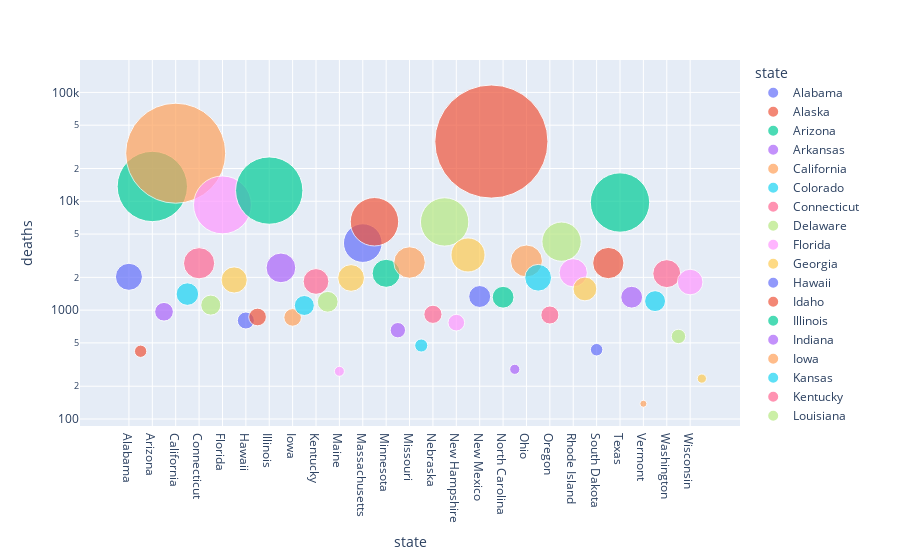

The code cell stored with this chart in its notebook:
### Code cell
px.scatter(perstate21, x='state', y='deaths', 
           hover_data=['cases'],
           color='state', size='deaths', size_max=80, log_y=True)

### Figure 1 — Plotly figure (JSON) as saved in the notebook; plotly's stock layout.template omitted (floating-point values rounded to 4 significant figures)
{"data": [{"customdata": [[126583]], "hovertemplate": "state=%{x}<br>deaths=%{marker.size}<br>cases=%{customdata[0]}<extra></extra>", "legendgroup": "Alabama", "marker": {"color": "#636efa", "size": [2024], "sizemode": "area", "sizeref": 5.528, "symbol": "circle"}, "mode": "markers", "name": "Alabama", "orientation": "v", "showlegend": true, "type": "scatter", "x": ["Alabama"], "xaxis": "x", "y": [2024], "yaxis": "y"}, {"customdata": [[63352]], "hovertemplate": "state=%{x}<br>deaths=%{marker.size}<br>cases=%{customdata[0]}<extra></extra>", "legendgroup": "Alaska", "marker": {"color": "#EF553B", "size": [419], "sizemode": "area", "sizeref": 5.528, "symbol": "circle"}, "mode": "markers", "name": "Alaska", "orientation": "v", "showlegend": true, "type": "scatter", "x": ["Alaska"], "xaxis": "x", "y": [419], "yaxis": "y"}, {"customdata": [[870996]], "hovertemplate": "state=%{x}<br>deaths=%{marker.size}<br>cases=%{customdata[0]}<extra></extra>", "legendgroup": "Arizona", "marker": {"color": "#00cc96", "size": [13675], "sizemode": "area", "sizeref": 5.528, "symbol": "circle"}, "mode": "markers", "name": "Arizona", "orientation": "v", "showlegend": true, "type": "scatter", "x": ["Arizona"], "xaxis": "x", "y": [13675], "yaxis": "y"}, {"customdata": [[65856]], "hovertemplate": "state=%{x}<br>deaths=%{marker.size}<br>cases=%{customdata[0]}<extra></extra>", "legendgroup": "Arkansas", "marker": {"color": "#ab63fa", "size": [966], "sizemode": "area", "sizeref": 5.528, "symbol": "circle"}, "mode": "markers", "name": "Arkansas", "orientation": "v", "showlegend": true, "type": "scatter", "x": ["Arkansas"], "xaxis": "x", "y": [966], "yaxis": "y"}, {"customdata": [[1697286]], "hovertemplate": "state=%{x}<br>deaths=%{marker.size}<br>cases=%{customdata[0]}<extra></extra>", "legendgroup": "California", "marker": {"color": "#FFA15A", "size": [27637], "sizemode": "area", "sizeref": 5.528, "symbol": "circle"}, "mode": "markers", "name": "California", "orientation": "v", "showlegend": true, "type": "scatter", "x": ["California"], "xaxis": "x", "y": [27637], "yaxis": "y"}, {"customdata": [[125644]], "hovertemplate": "state=%{x}<br>deaths=%{marker.size}<br>cases=%{customdata[0]}<extra></extra>", "legendgroup": "Colorado", "marker": {"color": "#19d3f3", "size": [1404], "sizemode": "area", "sizeref": 5.528, "symbol": "circle"}, "mode": "markers", "name": "Colorado", "orientation": "v", "showlegend": true, "type": "scatter", "x": ["Colorado"], "xaxis": "x", "y": [1404], "yaxis": "y"}, {"customdata": [[140261]], "hovertemplate": "state=%{x}<br>deaths=%{marker.size}<br>cases=%{customdata[0]}<extra></extra>", "legendgroup": "Connecticut", "marker": {"color": "#FF6692", "size": [2696], "sizemode": "area", "sizeref": 5.528, "symbol": "circle"}, "mode": "markers", "name": "Connecticut", "orientation": "v", "showlegend": true, "type": "scatter", "x": ["Connecticut"], "xaxis": "x", "y": [2696], "yaxis": "y"}, {"customdata": [[101913]], "hovertemplate": "state=%{x}<br>deaths=%{marker.size}<br>cases=%{customdata[0]}<extra></extra>", "legendgroup": "Delaware", "marker": {"color": "#B6E880", "size": [1112], "sizemode": "area", "sizeref": 5.528, "symbol": "circle"}, "mode": "markers", "name": "Delaware", "orientation": "v", "showlegend": true, "type": "scatter", "x": ["Delaware"], "xaxis": "x", "y": [1112], "yaxis": "y"}, {"customdata": [[847746]], "hovertemplate": "state=%{x}<br>deaths=%{marker.size}<br>cases=%{customdata[0]}<extra></extra>", "legendgroup": "Florida", "marker": {"color": "#FF97FF", "size": [9260], "sizemode": "area", "sizeref": 5.528, "symbol": "circle"}, "mode": "markers", "name": "Florida", "orientation": "v", "showlegend": true, "type": "scatter", "x": ["Florida"], "xaxis": "x", "y": [9260], "yaxis": "y"}, {"customdata": [[161533]], "hovertemplate": "state=%{x}<br>deaths=%{marker.size}<br>cases=%{customdata[0]}<extra></extra>", "legendgroup": "Georgia", "marker": {"color": "#FECB52", "size": [1893], "sizemode": "area", "sizeref": 5.528, "symbol": "circle"}, "mode": "markers", "name": "Georgia", "orientation": "v", "showlegend": true, "type": "scatter", "x": ["Georgia"], "xaxis": "x", "y": [1893], "yaxis": "y"}, {"customdata": [[80084]], "hovertemplate": "state=%{x}<br>deaths=%{marker.size}<br>cases=%{customdata[0]}<extra></extra>", "legendgroup": "Hawaii", "marker": {"color": "#636efa", "size": [803], "sizemode": "area", "sizeref": 5.528, "symbol": "circle"}, "mode": "markers", "name": "Hawaii", "orientation": "v", "showlegend": true, "type": "scatter", "x": ["Hawaii"], "xaxis": "x", "y": [803], "yaxis": "y"}, {"customdata": [[89225]], "hovertemplate": "state=%{x}<br>deaths=%{marker.size}<br>cases=%{customdata[0]}<extra></extra>", "legendgroup": "Idaho", "marker": {"color": "#EF553B", "size": [865], "sizemode": "area", "sizeref": 5.528, "symbol": "circle"}, "mode": "markers", "name": "Idaho", "orientation": "v", "showlegend": true, "type": "scatter", "x": ["Idaho"], "xaxis": "x", "y": [865], "yaxis": "y"}, {"customdata": [[821472]], "hovertemplate": "state=%{x}<br>deaths=%{marker.size}<br>cases=%{customdata[0]}<extra></extra>", "legendgroup": "Illinois", "marker": {"color": "#00cc96", "size": [12541], "sizemode": "area", "sizeref": 5.528, "symbol": "circle"}, "mode": "markers", "name": "Illinois", "orientation": "v", "showlegend": true, "type": "scatter", "x": ["Illinois"], "xaxis": "x", "y": [12541], "yaxis": "y"}, {"customdata": [[163539]], "hovertemplate": "state=%{x}<br>deaths=%{marker.size}<br>cases=%{customdata[0]}<extra></extra>", "legendgroup": "Indiana", "marker": {"color": "#ab63fa", "size": [2445], "sizemode": "area", "sizeref": 5.528, "symbol": "circle"}, "mode": "markers", "name": "Indiana", "orientation": "v", "showlegend": true, "type": "scatter", "x": ["Indiana"], "xaxis": "x", "y": [2445], "yaxis": "y"}, {"customdata": [[89063]], "hovertemplate": "state=%{x}<br>deaths=%{marker.size}<br>cases=%{customdata[0]}<extra></extra>", "legendgroup": "Iowa", "marker": {"color": "#FFA15A", "size": [857], "sizemode": "area", "sizeref": 5.528, "symbol": "circle"}, "mode": "markers", "name": "Iowa", "orientation": "v", "showlegend": true, "type": "scatter", "x": ["Iowa"], "xaxis": "x", "y": [857], "yaxis": "y"}, {"customdata": [[96411]], "hovertemplate": "state=%{x}<br>deaths=%{marker.size}<br>cases=%{customdata[0]}<extra></extra>", "legendgroup": "Kansas", "marker": {"color": "#19d3f3", "size": [1103], "sizemode": "area", "sizeref": 5.528, "symbol": "circle"}, "mode": "markers", "name": "Kansas", "orientation": "v", "showlegend": true, "type": "scatter", "x": ["Kansas"], "xaxis": "x", "y": [1103], "yaxis": "y"}, {"customdata": [[141826]], "hovertemplate": "state=%{x}<br>deaths=%{marker.size}<br>cases=%{customdata[0]}<extra></extra>", "legendgroup": "Kentucky", "marker": {"color": "#FF6692", "size": [1834], "sizemode": "area", "sizeref": 5.528, "symbol": "circle"}, "mode": "markers", "name": "Kentucky", "orientation": "v", "showlegend": true, "type": "scatter", "x": ["Kentucky"], "xaxis": "x", "y": [1834], "yaxis": "y"}, {"customdata": [[77982]], "hovertemplate": "state=%{x}<br>deaths=%{marker.size}<br>cases=%{customdata[0]}<extra></extra>", "legendgroup": "Louisiana", "marker": {"color": "#B6E880", "size": [1193], "sizemode": "area", "sizeref": 5.528, "symbol": "circle"}, "mode": "markers", "name": "Louisiana", "orientation": "v", "showlegend": true, "type": "scatter", "x": ["Louisiana"], "xaxis": "x", "y": [1193], "yaxis": "y"}, {"customdata": [[28182]], "hovertemplate": "state=%{x}<br>deaths=%{marker.size}<br>cases=%{customdata[0]}<extra></extra>", "legendgroup": "Maine", "marker": {"color": "#FF97FF", "size": [274], "sizemode": "area", "sizeref": 5.528, "symbol": "circle"}, "mode": "markers", "name": "Maine", "orientation": "v", "showlegend": true, "type": "scatter", "x": ["Maine"], "xaxis": "x", "y": [274], "yaxis": "y"}, {"customdata": [[124049]], "hovertemplate": "state=%{x}<br>deaths=%{marker.size}<br>cases=%{customdata[0]}<extra></extra>", "legendgroup": "Maryland", "marker": {"color": "#FECB52", "size": [1975], "sizemode": "area", "sizeref": 5.528, "symbol": "circle"}, "mode": "markers", "name": "Maryland", "orientation": "v", "showlegend": true, "type": "scatter", "x": ["Maryland"], "xaxis": "x", "y": [1975], "yaxis": "y"}, {"customdata": [[213486]], "hovertemplate": "state=%{x}<br>deaths=%{marker.size}<br>cases=%{customdata[0]}<extra></extra>", "legendgroup": "Massachusetts", "marker": {"color": "#636efa", "size": [4129], "sizemode": "area", "sizeref": 5.528, "symbol": "circle"}, "mode": "markers", "name": "Massachusetts", "orientation": "v", "showlegend": true, "type": "scatter", "x": ["Massachusetts"], "xaxis": "x", "y": [4129], "yaxis": "y"}, {"customdata": [[277722]], "hovertemplate": "state=%{x}<br>deaths=%{marker.size}<br>cases=%{customdata[0]}<extra></extra>", "legendgroup": "Michigan", "marker": {"color": "#EF553B", "size": [6484], "sizemode": "area", "sizeref": 5.528, "symbol": "circle"}, "mode": "markers", "name": "Michigan", "orientation": "v", "showlegend": true, "type": "scatter", "x": ["Michigan"], "xaxis": "x", "y": [6484], "yaxis": "y"}, {"customdata": [[203703]], "hovertemplate": "state=%{x}<br>deaths=%{marker.size}<br>cases=%{customdata[0]}<extra></extra>", "legendgroup": "Minnesota", "marker": {"color": "#00cc96", "size": [2179], "sizemode": "area", "sizeref": 5.528, "symbol": "circle"}, "mode": "markers", "name": "Minnesota", "orientation": "v", "showlegend": true, "type": "scatter", "x": ["Minnesota"], "xaxis": "x", "y": [2179], "yaxis": "y"}, {"customdata": [[36307]], "hovertemplate": "state=%{x}<br>deaths=%{marker.size}<br>cases=%{customdata[0]}<extra></extra>", "legendgroup": "Mississippi", "marker": {"color": "#ab63fa", "size": [654], "sizemode": "area", "sizeref": 5.528, "symbol": "circle"}, "mode": "markers", "name": "Mississippi", "orientation": "v", "showlegend": true, "type": "scatter", "x": ["Mississippi"], "xaxis": "x", "y": [654], "yaxis": "y"}, {"customdata": [[154468]], "hovertemplate": "state=%{x}<br>deaths=%{marker.size}<br>cases=%{customdata[0]}<extra></extra>", "legendgroup": "Missouri", "marker": {"color": "#FFA15A", "size": [2739], "sizemode": "area", "sizeref": 5.528, "symbol": "circle"}, "mode": "markers", "name": "Missouri", "orientation": "v", "showlegend": true, "type": "scatter", "x": ["Missouri"], "xaxis": "x", "y": [2739], "yaxis": "y"}, {"customdata": [[32133]], "hovertemplate": "state=%{x}<br>deaths=%{marker.size}<br>cases=%{customdata[0]}<extra></extra>", "legendgroup": "Montana", "marker": {"color": "#19d3f3", "size": [473], "sizemode": "area", "sizeref": 5.528, "symbol": "circle"}, "mode": "markers", "name": "Montana", "orientation": "v", "showlegend": true, "type": "scatter", "x": ["Montana"], "xaxis": "x", "y": [473], "yaxis": "y"}, {"customdata": [[103142]], "hovertemplate": "state=%{x}<br>deaths=%{marker.size}<br>cases=%{customdata[0]}<extra></extra>", "legendgroup": "Nebraska", "marker": {"color": "#FF6692", "size": [915], "sizemode": "area", "sizeref": 5.528, "symbol": "circle"}, "mode": "markers", "name": "Nebraska", "orientation": "v", "showlegend": true, "type": "scatter", "x": ["Nebraska"], "xaxis": "x", "y": [915], "yaxis": "y"}, {"customdata": [[378138]], "hovertemplate": "state=%{x}<br>deaths=%{marker.size}<br>cases=%{customdata[0]}<extra></extra>", "legendgroup": "Nevada", "marker": {"color": "#B6E880", "size": [6461], "sizemode": "area", "sizeref": 5.528, "symbol": "circle"}, "mode": "markers", "name": "Nevada", "orientation": "v", "showlegend": true, "type": "scatter", "x": ["Nevada"], "xaxis": "x", "y": [6461], "yaxis": "y"}, {"customdata": [[65181]], "hovertemplate": "state=%{x}<br>deaths=%{marker.size}<br>cases=%{customdata[0]}<extra></extra>", "legendgroup": "New Hampshire", "marker": {"color": "#FF97FF", "size": [767], "sizemode": "area", "sizeref": 5.528, "symbol": "circle"}, "mode": "markers", "name": "New Hampshire", "orientation": "v", "showlegend": true, "type": "scatter", "x": ["New Hampshire"], "xaxis": "x", "y": [767], "yaxis": "y"}, {"customdata": [[157470]], "hovertemplate": "state=%{x}<br>deaths=%{marker.size}<br>cases=%{customdata[0]}<extra></extra>", "legendgroup": "New Jersey", "marker": {"color": "#FECB52", "size": [3212], "sizemode": "area", "sizeref": 5.528, "symbol": "circle"}, "mode": "markers", "name": "New Jersey", "orientation": "v", "showlegend": true, "type": "scatter", "x": ["New Jersey"], "xaxis": "x", "y": [3212], "yaxis": "y"}, {"customdata": [[98677]], "hovertemplate": "state=%{x}<br>deaths=%{marker.size}<br>cases=%{customdata[0]}<extra></extra>", "legendgroup": "New Mexico", "marker": {"color": "#636efa", "size": [1334], "sizemode": "area", "sizeref": 5.528, "symbol": "circle"}, "mode": "markers", "name": "New Mexico", "orientation": "v", "showlegend": true, "type": "scatter", "x": ["New Mexico"], "xaxis": "x", "y": [1334], "yaxis": "y"}, {"customdata": [[1549341]], "hovertemplate": "state=%{x}<br>deaths=%{marker.size}<br>cases=%{customdata[0]}<extra></extra>", "legendgroup": "New York", "marker": {"color": "#EF553B", "size": [35382], "sizemode": "area", "sizeref": 5.528, "symbol": "circle"}, "mode": "markers", "name": "New York", "orientation": "v", "showlegend": true, "type": "scatter", "x": ["New York"], "xaxis": "x", "y": [35382], "yaxis": "y"}, {"customdata": [[181465]], "hovertemplate": "state=%{x}<br>deaths=%{marker.size}<br>cases=%{customdata[0]}<extra></extra>", "legendgroup": "North Carolina", "marker": {"color": "#00cc96", "size": [1314], "sizemode": "area", "sizeref": 5.528, "symbol": "circle"}, "mode": "markers", "name": "North Carolina", "orientation": "v", "showlegend": true, "type": "scatter", "x": ["North Carolina"], "xaxis": "x", "y": [1314], "yaxis": "y"}, {"customdata": [[39829]], "hovertemplate": "state=%{x}<br>deaths=%{marker.size}<br>cases=%{customdata[0]}<extra></extra>", "legendgroup": "North Dakota", "marker": {"color": "#ab63fa", "size": [286], "sizemode": "area", "sizeref": 5.528, "symbol": "circle"}, "mode": "markers", "name": "North Dakota", "orientation": "v", "showlegend": true, "type": "scatter", "x": ["North Dakota"], "xaxis": "x", "y": [286], "yaxis": "y"}, {"customdata": [[227664]], "hovertemplate": "state=%{x}<br>deaths=%{marker.size}<br>cases=%{customdata[0]}<extra></extra>", "legendgroup": "Ohio", "marker": {"color": "#FFA15A", "size": [2828], "sizemode": "area", "sizeref": 5.528, "symbol": "circle"}, "mode": "markers", "name": "Ohio", "orientation": "v", "showlegend": true, "type": "scatter", "x": ["Ohio"], "xaxis": "x", "y": [2828], "yaxis": "y"}, {"customdata": [[130316]], "hovertemplate": "state=%{x}<br>deaths=%{marker.size}<br>cases=%{customdata[0]}<extra></extra>", "legendgroup": "Oklahoma", "marker": {"color": "#19d3f3", "size": [1983], "sizemode": "area", "sizeref": 5.528, "symbol": "circle"}, "mode": "markers", "name": "Oklahoma", "orientation": "v", "showlegend": true, "type": "scatter", "x": ["Oklahoma"], "xaxis": "x", "y": [1983], "yaxis": "y"}, {"customdata": [[65814]], "hovertemplate": "state=%{x}<br>deaths=%{marker.size}<br>cases=%{customdata[0]}<extra></extra>", "legendgroup": "Oregon", "marker": {"color": "#FF6692", "size": [902], "sizemode": "area", "sizeref": 5.528, "symbol": "circle"}, "mode": "markers", "name": "Oregon", "orientation": "v", "showlegend": true, "type": "scatter", "x": ["Oregon"], "xaxis": "x", "y": [902], "yaxis": "y"}, {"customdata": [[225031]], "hovertemplate": "state=%{x}<br>deaths=%{marker.size}<br>cases=%{customdata[0]}<extra></extra>", "legendgroup": "Pennsylvania", "marker": {"color": "#B6E880", "size": [4257], "sizemode": "area", "sizeref": 5.528, "symbol": "circle"}, "mode": "markers", "name": "Pennsylvania", "orientation": "v", "showlegend": true, "type": "scatter", "x": ["Pennsylvania"], "xaxis": "x", "y": [4257], "yaxis": "y"}, {"customdata": [[138925]], "hovertemplate": "state=%{x}<br>deaths=%{marker.size}<br>cases=%{customdata[0]}<extra></extra>", "legendgroup": "Rhode Island", "marker": {"color": "#FF97FF", "size": [2204], "sizemode": "area", "sizeref": 5.528, "symbol": "circle"}, "mode": "markers", "name": "Rhode Island", "orientation": "v", "showlegend": true, "type": "scatter", "x": ["Rhode Island"], "xaxis": "x", "y": [2204], "yaxis": "y"}, {"customdata": [[114621]], "hovertemplate": "state=%{x}<br>deaths=%{marker.size}<br>cases=%{customdata[0]}<extra></extra>", "legendgroup": "South Carolina", "marker": {"color": "#FECB52", "size": [1565], "sizemode": "area", "sizeref": 5.528, "symbol": "circle"}, "mode": "markers", "name": "South Carolina", "orientation": "v", "showlegend": true, "type": "scatter", "x": ["South Carolina"], "xaxis": "x", "y": [1565], "yaxis": "y"}, {"customdata": [[43580]], "hovertemplate": "state=%{x}<br>deaths=%{marker.size}<br>cases=%{customdata[0]}<extra></extra>", "legendgroup": "South Dakota", "marker": {"color": "#636efa", "size": [433], "sizemode": "area", "sizeref": 5.528, "symbol": "circle"}, "mode": "markers", "name": "South Dakota", "orientation": "v", "showlegend": true, "type": "scatter", "x": ["South Dakota"], "xaxis": "x", "y": [433], "yaxis": "y"}, {"customdata": [[166471]], "hovertemplate": "state=%{x}<br>deaths=%{marker.size}<br>cases=%{customdata[0]}<extra></extra>", "legendgroup": "Tennessee", "marker": {"color": "#EF553B", "size": [2708], "sizemode": "area", "sizeref": 5.528, "symbol": "circle"}, "mode": "markers", "name": "Tennessee", "orientation": "v", "showlegend": true, "type": "scatter", "x": ["Tennessee"], "xaxis": "x", "y": [2708], "yaxis": "y"}, {"customdata": [[648088]], "hovertemplate": "state=%{x}<br>deaths=%{marker.size}<br>cases=%{customdata[0]}<extra></extra>", "legendgroup": "Texas", "marker": {"color": "#00cc96", "size": [9740], "sizemode": "area", "sizeref": 5.528, "symbol": "circle"}, "mode": "markers", "name": "Texas", "orientation": "v", "showlegend": true, "type": "scatter", "x": ["Texas"], "xaxis": "x", "y": [9740], "yaxis": "y"}, {"customdata": [[226602]], "hovertemplate": "state=%{x}<br>deaths=%{marker.size}<br>cases=%{customdata[0]}<extra></extra>", "legendgroup": "Utah", "marker": {"color": "#ab63fa", "size": [1315], "sizemode": "area", "sizeref": 5.528, "symbol": "circle"}, "mode": "markers", "name": "Utah", "orientation": "v", "showlegend": true, "type": "scatter", "x": ["Utah"], "xaxis": "x", "y": [1315], "yaxis": "y"}, {"customdata": [[16325]], "hovertemplate": "state=%{x}<br>deaths=%{marker.size}<br>cases=%{customdata[0]}<extra></extra>", "legendgroup": "Vermont", "marker": {"color": "#FFA15A", "size": [138], "sizemode": "area", "sizeref": 5.528, "symbol": "circle"}, "mode": "markers", "name": "Vermont", "orientation": "v", "showlegend": true, "type": "scatter", "x": ["Vermont"], "xaxis": "x", "y": [138], "yaxis": "y"}, {"customdata": [[116752]], "hovertemplate": "state=%{x}<br>deaths=%{marker.size}<br>cases=%{customdata[0]}<extra></extra>", "legendgroup": "Virginia", "marker": {"color": "#19d3f3", "size": [1210], "sizemode": "area", "sizeref": 5.528, "symbol": "circle"}, "mode": "markers", "name": "Virginia", "orientation": "v", "showlegend": true, "type": "scatter", "x": ["Virginia"], "xaxis": "x", "y": [1210], "yaxis": "y"}, {"customdata": [[200875]], "hovertemplate": "state=%{x}<br>deaths=%{marker.size}<br>cases=%{customdata[0]}<extra></extra>", "legendgroup": "Washington", "marker": {"color": "#FF6692", "size": [2164], "sizemode": "area", "sizeref": 5.528, "symbol": "circle"}, "mode": "markers", "name": "Washington", "orientation": "v", "showlegend": true, "type": "scatter", "x": ["Washington"], "xaxis": "x", "y": [2164], "yaxis": "y"}, {"customdata": [[29101]], "hovertemplate": "state=%{x}<br>deaths=%{marker.size}<br>cases=%{customdata[0]}<extra></extra>", "legendgroup": "West Virginia", "marker": {"color": "#B6E880", "size": [573], "sizemode": "area", "sizeref": 5.528, "symbol": "circle"}, "mode": "markers", "name": "West Virginia", "orientation": "v", "showlegend": true, "type": "scatter", "x": ["West Virginia"], "xaxis": "x", "y": [573], "yaxis": "y"}, {"customdata": [[186450]], "hovertemplate": "state=%{x}<br>deaths=%{marker.size}<br>cases=%{customdata[0]}<extra></extra>", "legendgroup": "Wisconsin", "marker": {"color": "#FF97FF", "size": [1811], "sizemode": "area", "sizeref": 5.528, "symbol": "circle"}, "mode": "markers", "name": "Wisconsin", "orientation": "v", "showlegend": true, "type": "scatter", "x": ["Wisconsin"], "xaxis": "x", "y": [1811], "yaxis": "y"}, {"customdata": [[18648]], "hovertemplate": "state=%{x}<br>deaths=%{marker.size}<br>cases=%{customdata[0]}<extra></extra>", "legendgroup": "Wyoming", "marker": {"color": "#FECB52", "size": [235], "sizemode": "area", "sizeref": 5.528, "symbol": "circle"}, "mode": "markers", "name": "Wyoming", "orientation": "v", "showlegend": true, "type": "scatter", "x": ["Wyoming"], "xaxis": "x", "y": [235], "yaxis": "y"}], "layout": {"autosize": true, "legend": {"itemsizing": "constant", "title": {"text": "state"}, "tracegroupgap": 0}, "margin": {"t": 60}, "xaxis": {"anchor": "y", "autorange": true, "categoryarray": ["Alabama", "Alaska", "Arizona", "Arkansas", "California", "Colorado", "Connecticut", "Delaware", "Florida", "Georgia", "Hawaii", "Idaho", "Illinois", "Indiana", "Iowa", "Kansas", "Kentucky", "Louisiana", "Maine", "Maryland", "Massachusetts", "Michigan", "Minnesota", "Mississippi", "Missouri", "Montana", "Nebraska", "Nevada", "New Hampshire", "New Jersey", "New Mexico", "New York", "North Carolina", "North Dakota", "Ohio", "Oklahoma", "Oregon", "Pennsylvania", "Rhode Island", "South Carolina", "South Dakota", "Tennessee", "Texas", "Utah", "Vermont", "Virginia", "Washington", "West Virginia", "Wisconsin", "Wyoming"], "categoryorder": "array", "domain": [0, 1], "range": [-5.06, 52.42], "title": {"text": "state"}, "type": "category"}, "yaxis": {"anchor": "x", "autorange": true, "domain": [0, 1], "range": [1.768, 6.759], "title": {"text": "deaths"}, "type": "log"}}}
